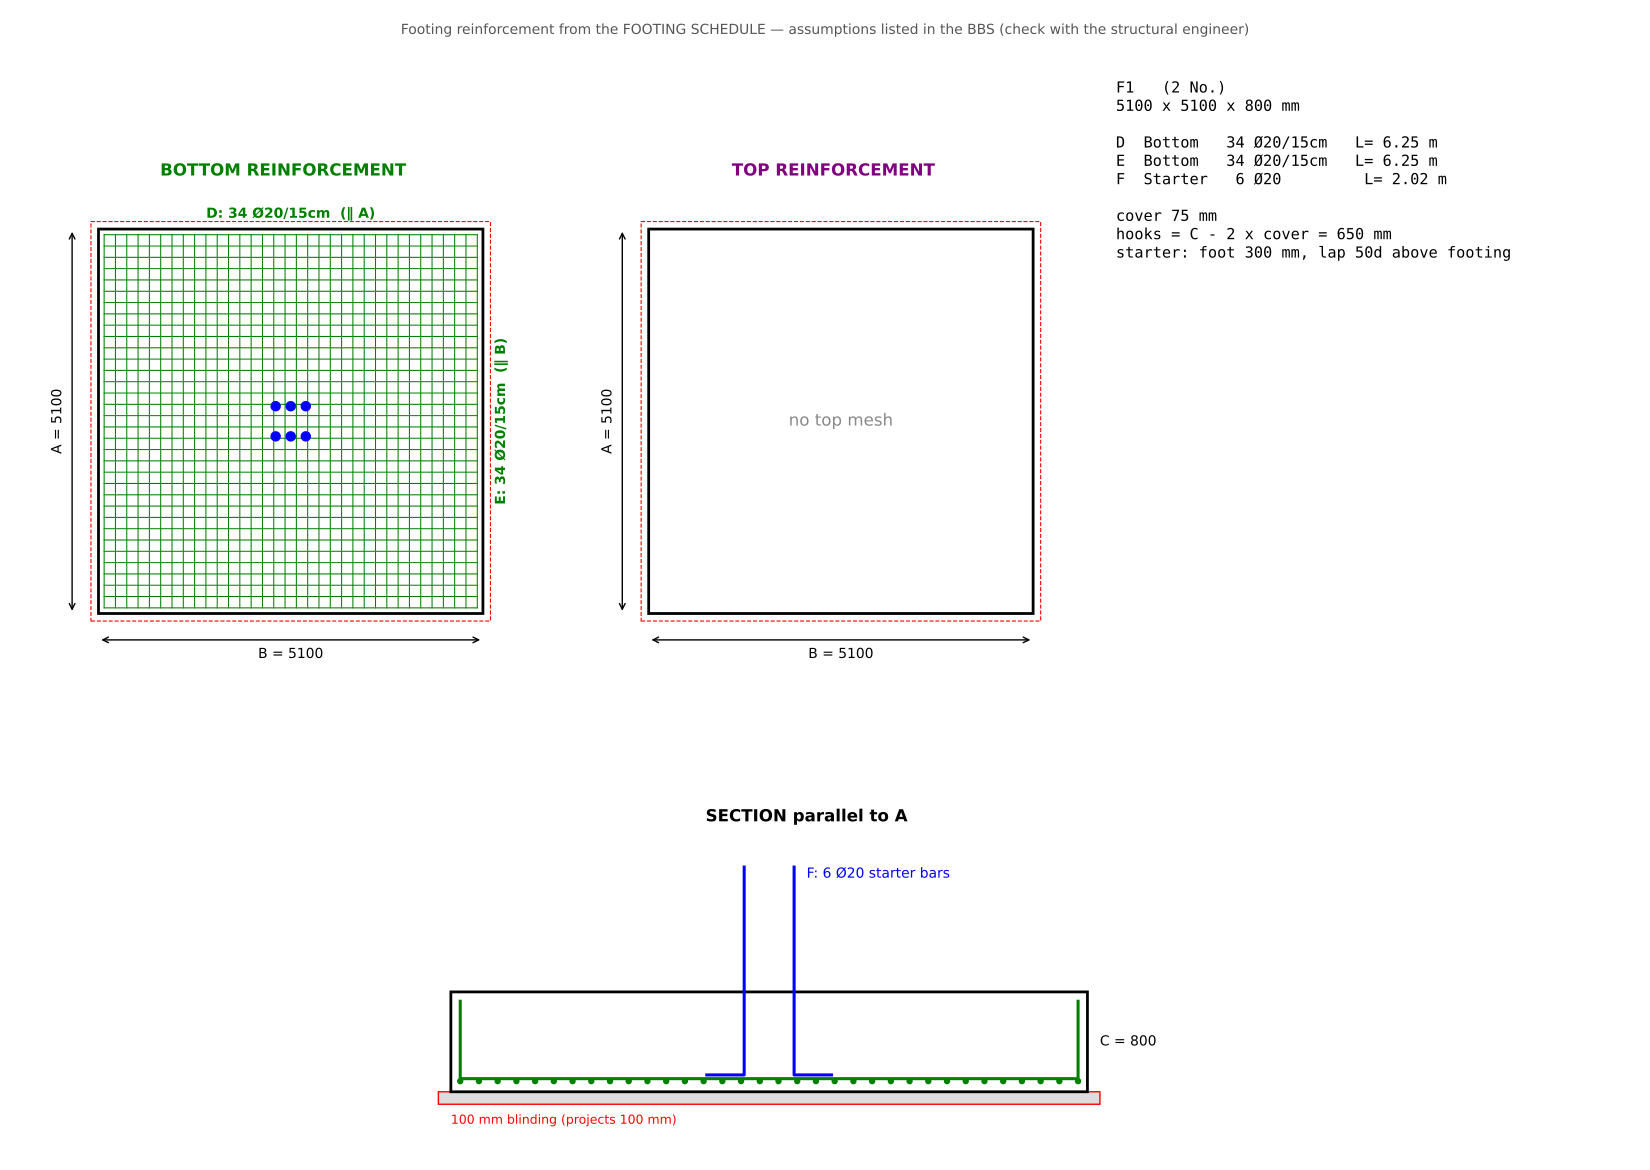

Write Python code to recreate this figure.
"""Reinforcement drawings and bar bending schedule (BBS) of the isolated footings F1-F10,
from the FOOTING SCHEDULE of FOUNDATIONS.dxf.

Schedule (A x B x C in mm; D/E bottom mesh, D'/E' top mesh, F starter bars under column).
Assumptions (not given in the drawing - check with the structural engineer):
  - D bars run parallel to A, E bars parallel to B (D is the heavier bar where they differ,
    i.e. along the longer side); same for D'/E'
  - cover 75 mm all round; mesh bars end in a vertical leg (hook) of C - 2 x cover
  - starter bars: L-bars with a 300 mm foot, standing C - cover inside the footing and
    projecting 50 x diameter above it for the lap with the column bars
  - unit weight = d^2 / 162 kg/m
Outputs (in rebar/): footing_rebar.dxf, footing_rebar.pdf, footing_bbs.xlsx
"""
import math
import ezdxf
import matplotlib; matplotlib.use("Agg")
import matplotlib.pyplot as plt
from matplotlib.backends.backend_pdf import PdfPages
import openpyxl
from openpyxl.styles import Font, PatternFill

COVER = 0.075
FOOT, LAP = 0.30, 50
# name: count in plan, A, B, C (m), D, E, D', E' as (dia mm, spacing m) or None, F as (n, dia) or None
FOOTINGS = {
    "F1": (2, 5.10, 5.10, 0.8, (20, .15), (20, .15), None, None, (6, 20)),
    "F2": (3, 2.30, 1.90, 0.5, (12, .15), (12, .15), None, None, (6, 12)),
    "F3": (1, 3.60, 3.60, 0.6, (16, .15), (16, .15), None, None, (6, 16)),
    "F4": (1, 4.00, 4.00, 0.6, (18, .15), (18, .15), None, None, (6, 18)),
    "F5": (2, 3.80, 3.80, 0.6, (16, .15), (16, .15), None, None, (6, 16)),
    "F6": (1, 8.75, 5.00, 0.8, (18, .15), (18, .15), (12, .15), (12, .15), None),
    "F7": (2, 9.35, 6.00, 0.8, (25, .15), (18, .15), (12, .15), (12, .15), None),
    "F8": (2, 6.50, 6.50, 0.9, (25, .15), (25, .15), None, None, (6, 25)),
    "F9": (1, 6.00, 6.00, 0.9, (25, .15), (25, .15), None, None, (6, 25)),
    "F10": (1, 6.70, 6.70, 0.9, (25, .15), (25, .15), None, None, (6, 25)),
}
kgm = lambda d: d * d / 162.0


def bars(name):
    """BBS rows of one footing: (mark, layer, dia, spacing, n, shape, legs, length)."""
    cnt, A, B, C, D, E, Dt, Et, F = FOOTINGS[name]
    hook = C - 2 * COVER
    out = []
    for mark, spec, along, across, layer in (("D", D, A, B, "Bottom"), ("E", E, B, A, "Bottom"),
                                             ("D'", Dt, A, B, "Top"), ("E'", Et, B, A, "Top")):
        if spec:
            d, s = spec
            n = math.floor((across - 2 * COVER) / s) + 1
            straight = along - 2 * COVER
            out.append((mark, layer, d, s, n, "U (hooks both ends)",
                        f"{hook:.2f} + {straight:.2f} + {hook:.2f}", straight + 2 * hook))
    if F:
        n, d = F
        vert = C - COVER + LAP * d / 1000
        out.append(("F", "Starter", d, None, n, "L (foot + vertical)", f"{FOOT:.2f} + {vert:.2f}", FOOT + vert))
    return out


# ---------------- BBS workbook
wb = openpyxl.Workbook(); ws = wb.active; ws.title = "BBS footings"
hdr = ["Footing", "No. of footings", "Bar mark", "Layer", "Dia (mm)", "Spacing (m)", "Bars / footing",
       "Shape", "Legs (m)", "Bar length (m)", "Total bars", "Total length (m)", "kg/m", "Weight (kg)"]
ws.append(hdr)
for c in ws[1]:
    c.font = Font(bold=True, color="FFFFFF"); c.fill = PatternFill("solid", fgColor="305496")
by_dia = {}
grand = 0.0
for name, row in FOOTINGS.items():
    cnt = row[0]
    for mark, layer, d, s, n, shape, legs, L in bars(name):
        tot_n = n * cnt; tot_L = tot_n * L; wt = tot_L * kgm(d)
        ws.append([name, cnt, mark, layer, d, s, n, shape, legs, round(L, 2), tot_n, round(tot_L, 2),
                   round(kgm(d), 3), round(wt, 1)])
        by_dia[d] = by_dia.get(d, 0) + wt; grand += wt
ws.append([])
ws.append(["Summary by diameter"]); ws[ws.max_row][0].font = Font(bold=True)
for d in sorted(by_dia):
    ws.append([f"Ø{d}", "", "", "", d, "", "", "", "", "", "", "", "", round(by_dia[d], 1)])
ws.append(["TOTAL (kg)", "", "", "", "", "", "", "", "", "", "", "", "", round(grand, 1)])
ws.append(["TOTAL (ton)", "", "", "", "", "", "", "", "", "", "", "", "", round(grand / 1000, 3)])
for r in (ws.max_row - 1, ws.max_row):
    for c in ws[r]: c.font = Font(bold=True)
ws.append([])
for line in __doc__.strip().splitlines()[4:11]:
    ws.append([line.strip()])
for col, w in zip("ABCDEFGHIJKLMN", [9, 9, 8, 9, 8, 10, 11, 20, 20, 13, 10, 14, 7, 12]):
    ws.column_dimensions[col].width = w
wb.save("rebar/footing_bbs.xlsx")

# ---------------- drawings (DXF + PDF), one footing per panel
doc = ezdxf.new("R2018", setup=True); doc.units = ezdxf.units.M
msp = doc.modelspace()
for lay, col in (("CONCRETE", 7), ("BLINDING", 1), ("BAR-BOTTOM", 3), ("BAR-TOP", 6), ("BAR-STARTER", 5),
                 ("TEXT", 2), ("DIM", 4)):
    doc.layers.add(lay, color=col)

pdf = PdfPages("rebar/footing_rebar.pdf")
ox = 0.0
for name, (cnt, A, B, C, D, E, Dt, Et, F) in FOOTINGS.items():
    rows = bars(name)
    fig = plt.figure(figsize=(16.5, 11.7))
    gs = fig.add_gridspec(2, 3, height_ratios=[2.2, 1], width_ratios=[1, 1, 0.9])
    axb, axt, axi = fig.add_subplot(gs[0, 0]), fig.add_subplot(gs[0, 1]), fig.add_subplot(gs[0, 2])
    ax2 = fig.add_subplot(gs[1, :])
    c = COVER
    lab = []
    for mark, layer, d, s_, n, shape, legs, L in rows:
        sp = f"/{s_ * 100:.0f}cm" if s_ else ""
        lab.append(f"{mark:<3}{layer:<8}{n:>3} Ø{d}{sp:<7} L={L:5.2f} m" if mark != "F"
                   else f"F  Starter {n:>3} Ø{d}         L={L:5.2f} m")
    for ax, layer, col in ((axb, "Bottom", "green"), (axt, "Top", "purple")):
        ax.add_patch(plt.Rectangle((-B / 2 - .1, -A / 2 - .1), B + .2, A + .2, fill=False, ec="red", lw=.8, ls="--"))
        ax.add_patch(plt.Rectangle((-B / 2, -A / 2), B, A, fill=False, ec="black", lw=2))
        has = False
        for mark, lay, d, s_, n, *_ in rows:
            if lay != layer:
                continue
            has = True
            lw = 0.25 + d / 40
            if mark in ("D", "D'"):
                for k in range(n):
                    x = -(B / 2 - c) + k * s_
                    ax.plot([x, x], [-(A / 2 - c), A / 2 - c], color=col, lw=lw)
                ax.text(0, A / 2 + .15, f"{mark}: {n} Ø{d}/{s_ * 100:.0f}cm  (∥ A)", ha="center", fontsize=10, color=col, weight="bold")
            else:
                for k in range(n):
                    y = -(A / 2 - c) + k * s_
                    ax.plot([-(B / 2 - c), B / 2 - c], [y, y], color=col, lw=lw)
                ax.text(B / 2 + .15, 0, f"{mark}: {n} Ø{d}/{s_ * 100:.0f}cm  (∥ B)", va="center", rotation=90, fontsize=10, color=col, weight="bold")
        if layer == "Bottom" and F:
            n_, d_ = F
            for (x, y) in [(-.2, -.2), (0, -.2), (.2, -.2), (-.2, .2), (0, .2), (.2, .2)][:n_]:
                ax.add_patch(plt.Circle((x, y), .06, color="blue", zorder=5))
        if not has:
            ax.text(0, 0, "no top mesh", ha="center", va="center", fontsize=12, color="#888888")
        ax.annotate("", xy=(B / 2, -A / 2 - .35), xytext=(-B / 2, -A / 2 - .35), arrowprops=dict(arrowstyle="<->"))
        ax.text(0, -A / 2 - .45, f"B = {B * 1000:.0f}", ha="center", va="top", fontsize=10)
        ax.annotate("", xy=(-B / 2 - .35, A / 2), xytext=(-B / 2 - .35, -A / 2), arrowprops=dict(arrowstyle="<->"))
        ax.text(-B / 2 - .45, 0, f"A = {A * 1000:.0f}", ha="right", va="center", rotation=90, fontsize=10)
        ax.set_aspect("equal"); ax.axis("off")
        ax.set_xlim(-B / 2 - 1.1, B / 2 + .9); ax.set_ylim(-A / 2 - 1.0, A / 2 + .6)
        ax.set_title(f"{layer.upper()} REINFORCEMENT", fontsize=12, weight="bold", color=col)
    axi.axis("off")
    axi.text(0, 1, f"{name}   ({cnt} No.)\n{A * 1000:.0f} x {B * 1000:.0f} x {C * 1000:.0f} mm\n\n" + "\n".join(lab)
             + f"\n\ncover {c * 1000:.0f} mm\nhooks = C - 2 x cover = {(C - 2 * c) * 1000:.0f} mm"
             + (f"\nstarter: foot {FOOT * 1000:.0f} mm, lap {LAP}d above footing" if F else ""),
             va="top", fontsize=11, family="monospace", transform=axi.transAxes)
    # ---- section parallel to A (vertical exaggeration none; own wide panel)
    hook = C - 2 * c
    ax2.add_patch(plt.Rectangle((-A / 2 - .1, -.1), A + .2, .1, fc="#dddddd", ec="red"))
    ax2.add_patch(plt.Rectangle((-A / 2, 0), A, C, fill=False, ec="black", lw=2))
    for mark, layer, d, s_, n, *_ in rows:
        r_ = d / 2000
        if mark == "D":
            y = c + (E[0] / 1000 if E else 0) + r_
            ax2.plot([-A / 2 + c, -A / 2 + c, A / 2 - c, A / 2 - c], [c + hook, y, y, c + hook], color="green", lw=2.2)
        if mark == "E":
            for k in range(math.floor((A - 2 * c) / s_) + 1):
                ax2.add_patch(plt.Circle((-A / 2 + c + k * s_, c + r_), max(r_, .02), color="green"))
        if mark == "D'":
            y = C - c - (Et[0] / 1000 if Et else 0) - r_
            ax2.plot([-A / 2 + c + .05, -A / 2 + c + .05, A / 2 - c - .05, A / 2 - c - .05], [c + .1, y, y, c + .1], color="purple", lw=1.6)
        if mark == "E'":
            for k in range(math.floor((A - 2 * c) / s_) + 1):
                ax2.add_patch(plt.Circle((-A / 2 + c + k * s_, C - c - r_), max(r_, .02), color="purple"))
        if mark == "F":
            n_, d_ = F
            top = C + LAP * d_ / 1000
            for x, sgn in ((-.2, -1), (.2, 1)):
                ax2.plot([x + sgn * FOOT, x, x], [c + .06, c + .06, top], color="blue", lw=2.2)
            ax2.text(.3, top, f"F: {n_} Ø{d_} starter bars", fontsize=10, color="blue", va="top")
    ax2.text(A / 2 + .1, C / 2, f"C = {C * 1000:.0f}", va="center", fontsize=10)
    ax2.text(-A / 2, -.18, "100 mm blinding (projects 100 mm)", fontsize=9, va="top", color="red")
    ax2.set_aspect("equal"); ax2.axis("off")
    ax2.set_xlim(-A / 2 - .3, A / 2 + .9); ax2.set_ylim(-.5, C + (LAP * F[1] / 1000 if F else 0) + .3)
    ax2.set_title("SECTION parallel to A", fontsize=12, weight="bold")
    fig.suptitle("Footing reinforcement from the FOOTING SCHEDULE — assumptions listed in the BBS (check with the structural engineer)",
                 fontsize=10, color="#555555")
    fig.tight_layout(rect=(0, 0, 1, .97))
    pdf.savefig(fig); plt.close(fig)

    # ---- DXF: plan of this footing at (ox, 0)
    cx, cy = ox + B / 2 + 1, A / 2 + 1
    msp.add_lwpolyline([(cx - B / 2, cy - A / 2), (cx + B / 2, cy - A / 2), (cx + B / 2, cy + A / 2), (cx - B / 2, cy + A / 2)],
                       close=True, dxfattribs={"layer": "CONCRETE"})
    msp.add_lwpolyline([(cx - B / 2 - .1, cy - A / 2 - .1), (cx + B / 2 + .1, cy - A / 2 - .1), (cx + B / 2 + .1, cy + A / 2 + .1),
                        (cx - B / 2 - .1, cy + A / 2 + .1)], close=True, dxfattribs={"layer": "BLINDING"})
    for mark, layer, d, s, n, *_ in rows:
        lay = "BAR-BOTTOM" if layer == "Bottom" else ("BAR-TOP" if layer == "Top" else "BAR-STARTER")
        if mark in ("D", "D'"):
            for k in range(n):
                x = cx - (B / 2 - c) + k * s
                msp.add_line((x, cy - (A / 2 - c)), (x, cy + (A / 2 - c)), dxfattribs={"layer": lay})
        elif mark in ("E", "E'"):
            for k in range(n):
                y = cy - (A / 2 - c) + k * s
                msp.add_line((cx - (B / 2 - c), y), (cx + (B / 2 - c), y), dxfattribs={"layer": lay})
    msp.add_text(f"{name} ({cnt} No.) {A * 1000:.0f}x{B * 1000:.0f}x{C * 1000:.0f}", height=0.25,
                 dxfattribs={"layer": "TEXT"}).set_placement((cx - B / 2, cy + A / 2 + .4))
    for k, t in enumerate(lab):
        msp.add_text(t, height=0.15, dxfattribs={"layer": "TEXT"}).set_placement((cx - B / 2, cy - A / 2 - .5 - k * .3))
    ox += B + 4
pdf.close()
doc.saveas("rebar/footing_rebar.dxf")
print(f"footings steel = {grand:,.1f} kg", {d: round(w, 1) for d, w in sorted(by_dia.items())})
